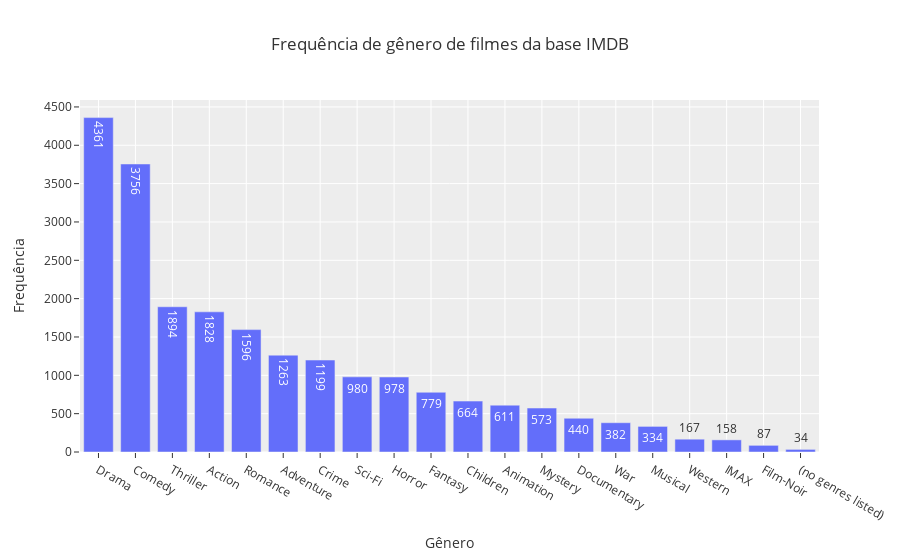

The code cell stored with this chart in its notebook:
### Code cell
# Qual a frequencia dos generos que mais aparece na base do IMDB?
fig = px.bar(genres_df, x="genres", y="count", 
             title="Frequência de gênero de filmes da base IMDB",
             text="count")

fig.update_traces(textposition='auto')

fig.update_layout(template='ggplot2')

fig.update_xaxes(title_text="Gênero")
fig.update_yaxes(title_text="Frequência")

fig.show()

### Figure 1 — Plotly figure (JSON) as saved in the notebook; plotly's stock layout.template omitted (floating-point values rounded to 4 significant figures)
{"data": [{"alignmentgroup": "True", "hovertemplate": "genres=%{x}<br>count=%{text}<extra></extra>", "legendgroup": "", "marker": {"color": "#636efa", "pattern": {"shape": ""}}, "name": "", "offsetgroup": "", "orientation": "v", "showlegend": false, "text": [4361, 3756, 1894, 1828, 1596, 1263, 1199, 980, 978, 779, 664, 611, 573, 440, 382, 334, 167, 158, 87, 34], "textposition": "auto", "type": "bar", "x": ["Drama", "Comedy", "Thriller", "Action", "Romance", "Adventure", "Crime", "Sci-Fi", "Horror", "Fantasy", "Children", "Animation", "Mystery", "Documentary", "War", "Musical", "Western", "IMAX", "Film-Noir", "(no genres listed)"], "xaxis": "x", "y": [4361, 3756, 1894, 1828, 1596, 1263, 1199, 980, 978, 779, 664, 611, 573, 440, 382, 334, 167, 158, 87, 34], "yaxis": "y"}], "layout": {"barmode": "relative", "legend": {"tracegroupgap": 0}, "title": {"text": "Frequência de gênero de filmes da base IMDB"}, "xaxis": {"anchor": "y", "domain": [0, 1], "title": {"text": "Gênero"}}, "yaxis": {"anchor": "x", "domain": [0, 1], "title": {"text": "Frequência"}}}}
